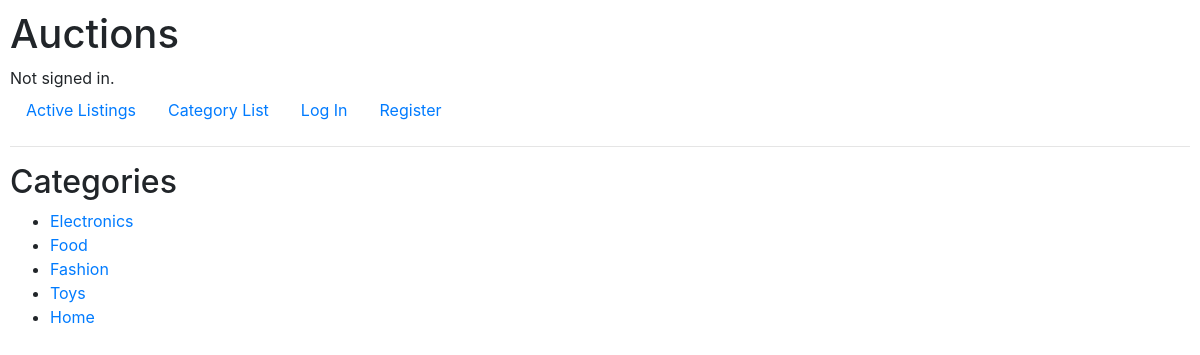
The page /categories on the database its author committed.
### auctions/models.py (models this page shows, shortened)
class Category(models.Model):
    name = models.CharField(max_length=255)

### auctions/views.py (the view)
# urls.py: path("categories", views.category_list, name="category_list"),
def category_list(request):
    categories = Category.objects.all()
    return render(request, "auctions/category_list.html", {
        "categories": categories
    })

### auctions/templates/auctions/category_list.html
{% extends "auctions/layout.html" %}
{% block body %}
    <h2>Categories</h2>
    <ul>
        {% for category in categories %}
            <li><a href="{% url 'category_detail' category.id%}">{{ category.name }}</a></li>
        {% endfor %}
    </ul>
{% endblock %}

### auctions/static/auctions/styles.css (style rules this page uses)
body { padding: 10px; }

### rows shown on the page
Category: name "Electronics"
Category: name "Food"
Category: name "Fashion"
Category: name "Toys"
Category: name "Home"
